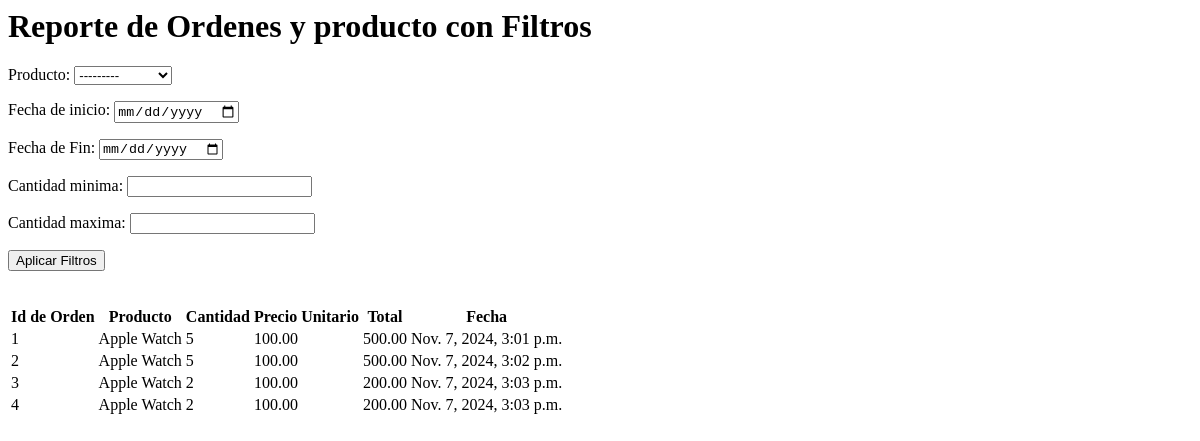
Page /orders/report_filter/ on the earlier database version.
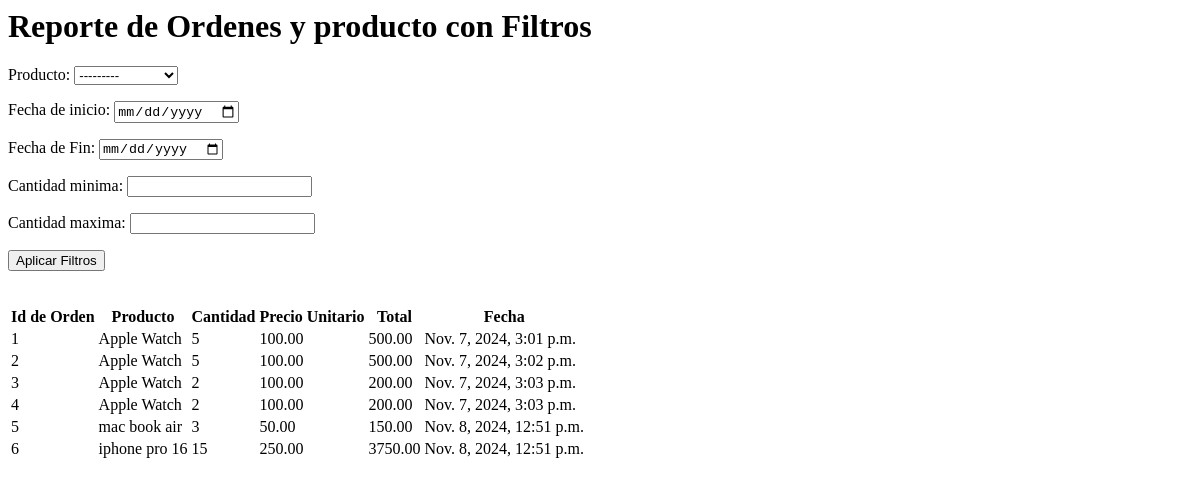
Same page on the later database version.
### orders/models.py (models this page shows, shortened)
class Order(models.Model):
    product = models.ForeignKey(Product, on_delete=models.CASCADE)
    quantity = models.PositiveIntegerField( blank=True , null=True)
    created_at = models.DateTimeField(auto_now_add=True)

### products/models.py (models this page shows)
class Product(models.Model):
    name = models.CharField(max_length=100)
    description = models.TextField()
    price = models.DecimalField(max_digits=10, decimal_places=2)
    stock = models.PositiveIntegerField()
    def __str__(self):
        return self.name

### orders/views.py (the view, shortened to what this page needs)
# urls.py: path('report_filter/', views.report_view_form, name='report_view'),
def report_view_form(request):
    form = ReportFilterForm(request.GET or None)
    orders = Order.objects.select_related('product').all()
    return render(request, 'orders/report_view.html', {'form' :form, 'orders': orders})

### orders/forms.py
class ReportFilterForm(forms.Form):
    product = forms.ModelChoiceField(queryset=Product.objects.all(),required=False,label = "Producto")
    start_date = forms.DateField(required=False, widget=forms.DateInput(attrs={'type':'date'}),label = "Fecha de inicio")
    end_date = forms.DateField(required=False, widget=forms.DateInput(attrs={'type':'date'}),label = "Fecha de Fin")
    min_quantity = forms.IntegerField(required=False, label="Cantidad minima")
    max_quantity = forms.IntegerField(required=False, label="Cantidad maxima")

### orders/templatetags/custom_filters.py (called while the page is built)
@register.filter
def multiply(value, arg):
    return value * arg

### orders/templates/orders/report_view.html (shortened to what this page needs)
{% load custom_filters %}
<h1> Reporte de Ordenes y producto con Filtros</h1>
<form action="">
    {{form.as_p}}
    <button type="submit"> Aplicar Filtros</button>
</form>
<table>
    <tr>
        <th>Id de Orden</th>
        <th> Producto</th>
        <th> Cantidad</th>
        <th> Precio Unitario</th>
        <th> Total</th>
        <th>Fecha</th>
    </tr>
    {%for order in orders%}
    <tr>
        <td>{{order.id}}</td>
        <td>{{order.product.name}}</td>
        <td>{{order.quantity}}</td>
        <td>{{order.product.price}}</td>
        <td>{{order.quantity|multiply:order.product.price}}</td>
        <td>{{order.created_at}}</td>
    </tr>
    {%endfor%}
</table>

Differences in the rows shown:
added Order: id "5", product.name "mac book air", quantity "3", product.price "50.00", quantity|multiply "150.00", created_at "Nov. 8, 2024, 12:51 p.m."
added Order: id "6", product.name "iphone pro 16", quantity "15", product.price "250.00", quantity|multiply "3750.00", created_at "Nov. 8, 2024, 12:51 p.m."
